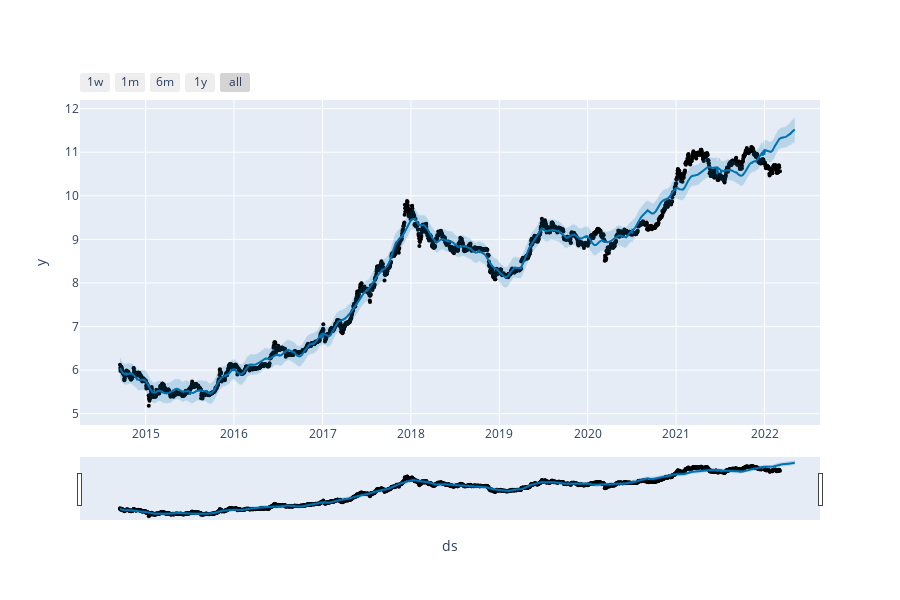

Notebook source saved alongside this figure:
### Code cell
plot_plotly(model2, forecast)

### Figure 1 — Plotly figure (JSON) as saved in the notebook; plotly's stock layout.template omitted (floating-point values rounded to 4 significant figures; data arrays with more than 128 entries replaced by an {"elided": "..."} marker saying what was removed)
{"data": [{"marker": {"color": "black", "size": 4}, "mode": "markers", "name": "Actual", "type": "scatter", "x": {"elided": "2726 str values"}, "y": {"elided": "2726 float values"}}, {"hoverinfo": "skip", "line": {"width": 0}, "mode": "lines", "type": "scatter", "x": {"elided": "2787 str values"}, "y": {"elided": "2787 float values"}}, {"fill": "tonexty", "fillcolor": "rgba(0, 114, 178, 0.2)", "line": {"color": "#0072B2", "width": 2}, "mode": "lines", "name": "Predicted", "type": "scatter", "x": {"elided": "2787 str values"}, "y": {"elided": "2787 float values"}}, {"fill": "tonexty", "fillcolor": "rgba(0, 114, 178, 0.2)", "hoverinfo": "skip", "line": {"width": 0}, "mode": "lines", "type": "scatter", "x": {"elided": "2787 str values"}, "y": {"elided": "2787 float values"}}], "layout": {"height": 600, "showlegend": false, "width": 900, "xaxis": {"rangeselector": {"buttons": [{"count": 7, "label": "1w", "step": "day", "stepmode": "backward"}, {"count": 1, "label": "1m", "step": "month", "stepmode": "backward"}, {"count": 6, "label": "6m", "step": "month", "stepmode": "backward"}, {"count": 1, "label": "1y", "step": "year", "stepmode": "backward"}, {"step": "all"}]}, "rangeslider": {"visible": true}, "title": {"text": "ds"}, "type": "date"}, "yaxis": {"title": {"text": "y"}}}}
